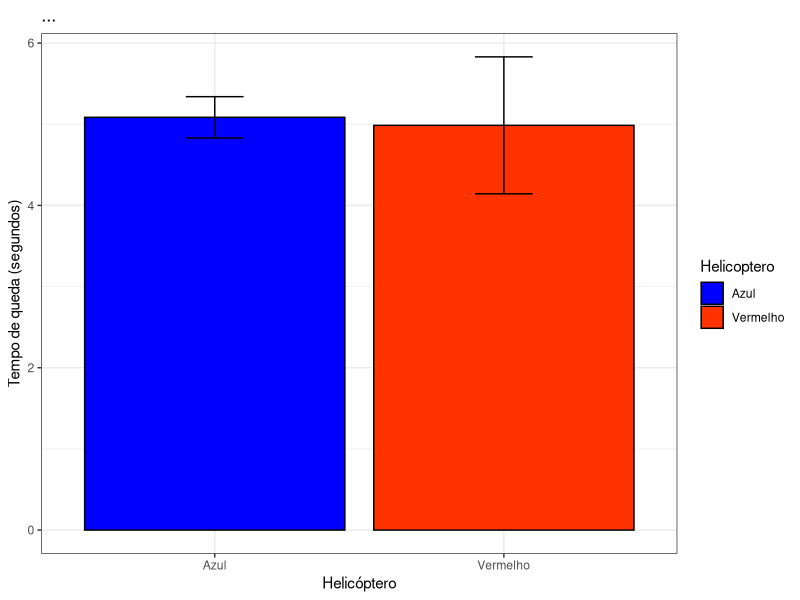
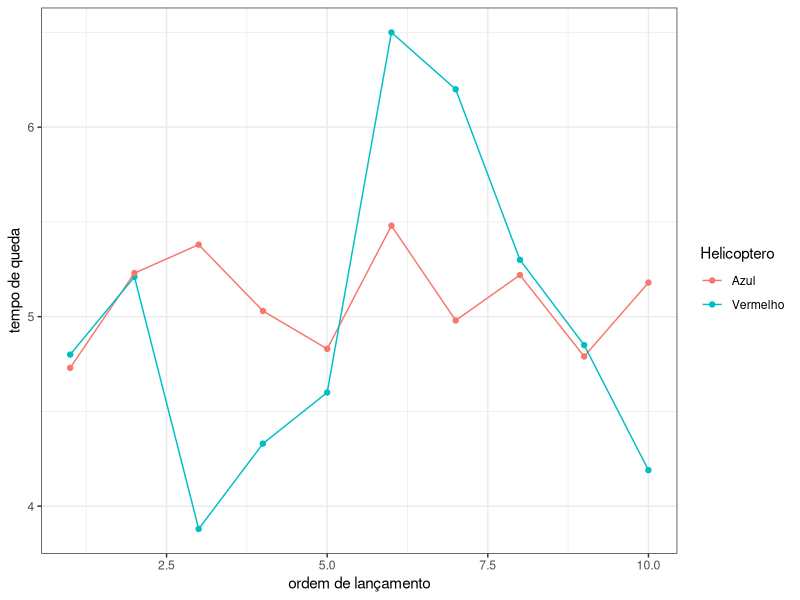

These charts were generated, in order, by the following R code: (Note: this script raises an error after producing the figures.)
## ---- chunk 1
knitr::opts_chunk$set(echo = TRUE)
## ---- chunk 2
library(tidyverse)
library(tidyr)
library(dplyr)
library(ggplot2)
library(readxl)
library(magrittr)
library(readr)
library(knitr)
## ---- chunk 3
exp1<- read_xlsx("helicopter.xlsx", sheet = "exp1")
str(exp1)
## ---- chunk 4
exp1 <- as.data.frame(exp1)
str(exp1)
## ---- chunk 5
head(exp1)
## ---- chunk 6
medidas.resumo <- exp1 %>% select(c(Helicoptero, Tmariana)) %>% group_by(Helicoptero) %>% summarise(Mediana = median(Tmariana), 
                                                                                                    Media = mean(Tmariana), 
                                                                                                    SD = sd(Tmariana),
                                                                                                    Min = min(Tmariana),
                                                                                                    Max= max(Tmariana),
                                                                                                    Coef.var = (SD/Media)*100)

kable(medidas.resumo, digits = 1, caption = "Tabela")
## ---- chunk 7
medidas.resumo %>% ggplot(aes(x=Helicoptero, y=Media, fill = Helicoptero)) + 
  geom_bar(stat="identity", color="black", position=position_dodge()) +
  geom_errorbar(aes(ymin=Media-SD, ymax=Media+SD), width=.2, position=position_dodge(.9), colour = "black")+
  labs(title="...", x="Helicóptero", y = "Tempo de queda (segundos)")+
  scale_fill_manual(values=c('#0000FF','#FF3300'))+
  theme_bw()
## ---- chunk 8
exp1$Ordem <- rep(1:10,2)
exp1 %>% ggplot(aes(x= Ordem, y = Tmariana, color = Helicoptero)) + geom_point()+
  geom_line()+
  labs(x = "ordem de lançamento", y = "tempo de queda")+
  theme_bw()
## ---- chunk 9
#Sim
## ---- chunk 10
vermelho.mariana <- exp1 %>% select(Helicoptero, Tmariana) %>% filter(Helicoptero == "Vermelho") 
shapiro.test(vermelho.mariana$Tmariana)
#nao rejeito HO

azul.mariana <- exp1 %>% select(Helicoptero, Tmariana) %>% filter(Helicoptero == "Azul") 
shapiro.test(azul.mariana$Tmariana)
#nao rejeito HO
## ---- chunk 11
library(car)
leveneTest(Tmariana ~ Helicoptero, exp1, center = mean)
#rejeito H0
## ---- chunk 12
t.test(vermelho.mariana$Tmariana, azul.mariana$Tmariana, alternative = "two.sided", var.equal = TRUE)
#não rejeito H0
## ---- chunk 13
exp2<- read_xlsx("helicopter.xlsx", sheet = "exp2")
str(exp2)
## ---- chunk 14
exp2 <- as.data.frame(exp2)
str(exp2)
## ---- chunk 15
head(exp2)
## ---- chunk 16
medidas.resumo2 <- exp2 %>% select(c(Helicoptero, Tmedio)) %>% group_by(Helicoptero) %>% summarise(Mediana = median(Tmedio), 
                                                                                                    Media = mean(Tmedio), 
                                                                                                    SD = sd(Tmedio),
                                                                                                    Min = min(Tmedio),
                                                                                                    Max= max(Tmedio),
                                                                                                    Coef.var = (SD/Media)*100)

kable(medidas.resumo2, digits = 1, caption = "Tabela")
## ---- chunk 17
medidas.resumo2 %>% ggplot(aes(x=Helicoptero, y=Media, fill = Helicoptero)) + 
  geom_bar(stat="identity", color="black", position=position_dodge()) +
  geom_errorbar(aes(ymin=Media-SD, ymax=Media+SD), width=.2, position=position_dodge(.9), colour = "black")+
  labs(title="...", x="Helicóptero", y = "Tempo médio de queda (segundos)")+
  scale_fill_manual(values=c('#0000FF','#FF3300'))+
  theme_bw()
## ---- chunk 18
#Sim
## ---- chunk 19
vermelho <- exp2 %>% select(Helicoptero, Tmedio) %>% filter(Helicoptero == "Vermelho")
shapiro.test(vermelho$Tmedio)
#nao rejeito HO

azul <- exp2 %>% select(Helicoptero, Tmedio) %>% filter(Helicoptero == "Azul") 
shapiro.test(azul$Tmedio)
#nao rejeito HO


## ---- chunk 20
library(car)
leveneTest(Tmedio ~ Helicoptero, exp2, center = mean)
#rejeito H0
## ---- chunk 21
t.test(x = vermelho$Tmedio, y= azul$Tmedio, alternative = "greater", var.equal = TRUE)
#não rejeito H0
